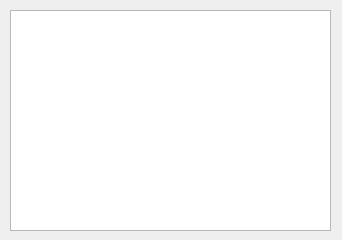
<?xml version="1.0" encoding="UTF-8"?>
<ui version="4.0">
 <class>ExpiredItems</class>
 <widget class="QDialog" name="ExpiredItems">
  <property name="geometry">
   <rect>
    <x>0</x>
    <y>0</y>
    <width>342</width>
    <height>240</height>
   </rect>
  </property>
  <property name="windowTitle">
   <string>Dialog</string>
  </property>
  <property name="styleSheet">
   <string notr="true">QPushButton{
  background-color: #fbeee0;
  border: 2px solid #422800;
  border-radius: 30px;
  box-shadow: #422800 4px 4px 0 0;
  color: #422800;
  cursor: pointer;
  display: inline-block;
  font-weight: 600;
  font-size: 18px;
  padding: 0 18px;
  line-height: 50px;
  text-align: center;

}

QLineEdit{
  border: none;
  border: 2px solid #422800;
background-color: #fbeee0;
font-weight: 600;
  font-size: 18px;
}
QLabel{
font-weight: 600;
  font-size: 18px;
}
QComboBox{
background-color: #fbeee0;
  border: 2px solid #422800;
  border-radius: 30px;
  box-shadow: #422800 4px 4px 0 0;
  color: #422800;
  cursor: pointer;
  display: inline-block;
  font-weight: 600;
  font-size: 18px;
  padding: 0 18px;
  line-height: 50px;
  text-align: center;
}</string>
  </property>
  <widget class="QTableView" name="tableView">
   <property name="geometry">
    <rect>
     <x>10</x>
     <y>10</y>
     <width>321</width>
     <height>221</height>
    </rect>
   </property>
  </widget>
 </widget>
 <resources/>
 <connections/>
</ui>
